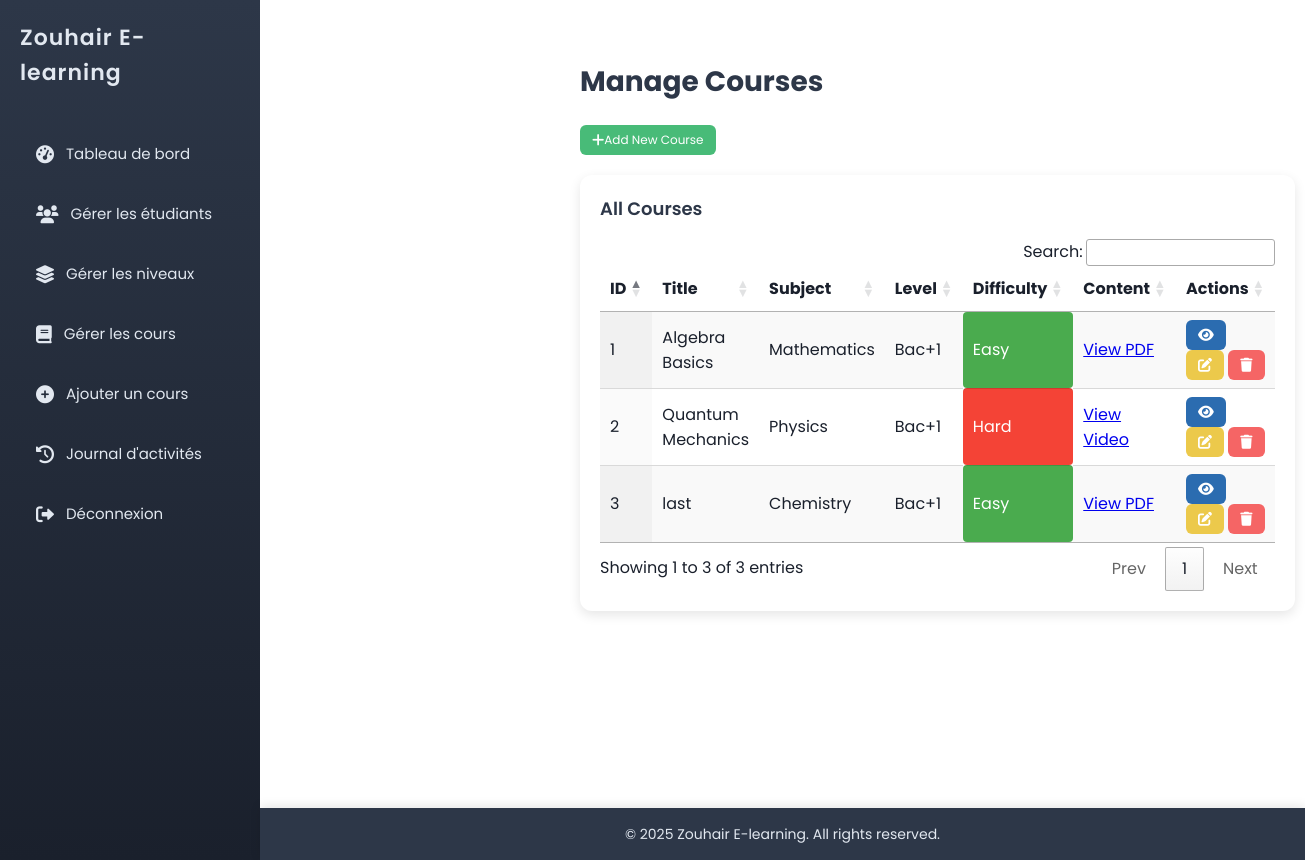
Page /admin/manage_courses.php (signed in) on the committed database.
### tables this page shows
CREATE TABLE `courses` (
  `id` int(11) NOT NULL,
  `title` varchar(100) NOT NULL,
  `subject_id` int(11) NOT NULL,
  `level_id` int(11) NOT NULL,
  `content_type` enum('pdf','video') NOT NULL,
  `content_path` varchar(255) NOT NULL,
  `image_path` varchar(255) DEFAULT NULL,
  `difficulty` enum('Easy','Medium','Hard') NOT NULL,
  `created_by` int(11) NOT NULL,
  `created_at` timestamp NOT NULL DEFAULT current_timestamp()
);

CREATE TABLE `subjects` (
  `id` int(11) NOT NULL,
  `name` varchar(50) NOT NULL,
  `level_id` int(11) DEFAULT NULL,
  `created_at` timestamp NOT NULL DEFAULT current_timestamp()
);

CREATE TABLE `levels` (
  `id` int(11) NOT NULL,
  `name` varchar(50) NOT NULL,
  `description` text DEFAULT NULL,
  `created_at` timestamp NOT NULL DEFAULT current_timestamp()
);

### admin/manage_courses.php (the view, shortened to what this page needs)
<?php
require_once '../includes/config.php';
$courses = $conn->query("SELECT c.id, c.title, c.content_type, c.content_path, c.difficulty, s.name AS subject, l.name AS level
                         FROM courses c
                         JOIN subjects s ON c.subject_id = s.id
                         JOIN levels l ON c.level_id = l.id
                         ORDER BY c.id DESC");
?>
<!DOCTYPE html>
<html lang="en">
<head>
    <link rel="stylesheet" href="../assets/css/admin.css">
    <link rel="stylesheet" href="https://cdn.datatables.net/1.11.5/css/jquery.dataTables.min.css">
</head>
<body>
    <?php include '../includes/header.php'; ?>
    <main class="main-content">
        <div class="dashboard">
            <h1>Manage Courses</h1>
            <a href="add_course.php" class="btn-action add"><i class="fas fa-plus"></i> Add New Course</a>
            <section class="tables">
                <div class="table-container">
                    <h2>All Courses</h2>
                    <table id="coursesTable" class="display">
                        <thead>
                            <tr>
                                <th>ID</th>
                                <th>Title</th>
                                <th>Subject</th>
                                <th>Level</th>
                                <th>Difficulty</th>
                                <th>Content</th>
                                <th>Actions</th>
                            </tr>
                        </thead>
                        <tbody>
                            <?php while ($course = $courses->fetch_assoc()): ?>
                                <tr>
                                    <td><?php echo $course['id']; ?></td>
                                    <td><?php echo htmlspecialchars($course['title']); ?></td>
                                    <td><?php echo htmlspecialchars($course['subject']); ?></td>
                                    <td><?php echo htmlspecialchars($course['level']); ?></td>
                                    <td class="difficulty-<?php echo strtolower($course['difficulty']); ?>">
                                        <?php echo $course['difficulty']; ?>
                                    </td>
                                    <td>
                                        <?php if ($course['content_type'] === 'pdf'): ?>
                                            <a href="stream_pdf.php?file=<?php echo urlencode($course['content_path']); ?>" target="_blank">View PDF</a>
                                        <?php elseif ($course['content_type'] === 'video'): ?>
                                            <a href="<?php echo htmlspecialchars($course['content_path']); ?>" target="_blank">View Video</a>
                                        <?php endif; ?>
                                    </td>
                                    <td>
                                        <a href="view_course.php?id=<?php echo $course['id']; ?>" class="btn-action view"><i class="fas fa-eye"></i></a>
                                        <a href="edit_course.php?id=<?php echo $course['id']; ?>" class="btn-action edit"><i class="fas fa-edit"></i></a>
                                        <a href="delete_course.php?id=<?php echo $course['id']; ?>" class="btn-action delete" onclick="return confirm('Are you sure?');"><i class="fas fa-trash"></i></a>
                                    </td>
                                </tr>
                            <?php endwhile; ?>
                        </tbody>
                    </table>
                </div>
            </section>
        </div>
    </main>
    <?php include '../includes/footer.php'; ?>
</body>
</html>

### assets/css/admin.css (style rules this page uses)
* { margin: 0; padding: 0; box-sizing: border-box; }
body { font-family: 'Poppins', sans-serif; background-color: #f0f2f5; color: #1a202c; display: flex; min-height: 100vh; line-height: 1.6; transition: opacity 0.2s ease; }
body, canvas, .pdf-container { user-select: none; -webkit-user-select: none; -moz-user-select: none; -ms-user-select: none; -webkit-user-drag: none; }
.main-content { margin-left: 260px; padding: 30px; width: calc(100% - 260px); background-color: #fff; min-height: 100vh; position: relative; }
.dashboard h1 { font-size: 28px; font-weight: 700; color: #2d3748; margin-bottom: 20px; }
.tables { display: grid; grid-template-columns: 1fr; gap: 20px; }
.table-container { background: #fff; padding: 20px; border-radius: 12px; box-shadow: 0 4px 12px rgba(0, 0, 0, 0.1); }
.table-container h2 { font-size: 18px; color: #2d3748; margin-bottom: 15px; font-weight: 600; }
.btn-action { padding: 6px 12px; border: none; border-radius: 6px; cursor: pointer; font-size: 12px; color: #fff; text-decoration: none; display: inline-flex; align-items: center; justify-content: center; transition: all 0.3s ease; min-width: 30px; height: 30px; }
.btn-action i { font-size: 14px; }
.btn-action.add { background-color: #48bb78; margin-bottom: 20px; }
.btn-action.view { background-color: #2b6cb0; }
.btn-action.edit { background-color: #ecc94b; }
.btn-action.delete { background-color: #f56565; }
.difficulty-easy { background: #4CAF50; color: white; padding: 2px 8px; border-radius: 4px; }
.difficulty-hard { background: #F44336; color: white; padding: 2px 8px; border-radius: 4px; }

### rows in the picture
courses: id "3", title "last", subject.name "Chemistry", level.name "Bac+1", difficulty "Easy"
courses: id "2", title "Quantum Mechanics", subject.name "Physics", level.name "Bac+1", difficulty "Hard"
courses: id "1", title "Algebra Basics", subject.name "Mathematics", level.name "Bac+1", difficulty "Easy"
